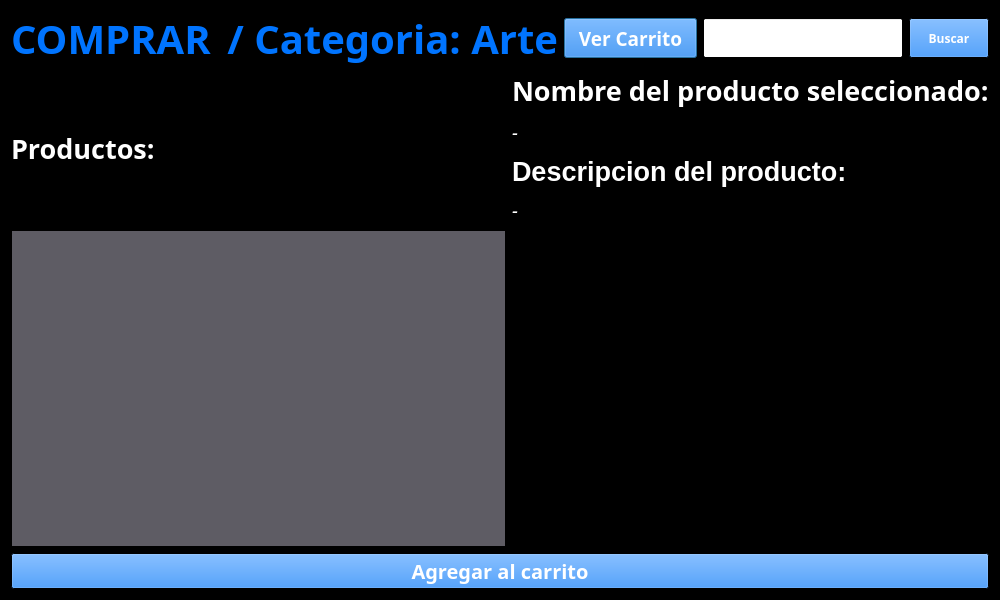
<?xml version="1.0" encoding="UTF-8"?>
<ui version="4.0">
 <class>VentanaCuartaria</class>
 <widget class="QDialog" name="VentanaCuartaria">
  <property name="geometry">
   <rect>
    <x>0</x>
    <y>0</y>
    <width>1000</width>
    <height>600</height>
   </rect>
  </property>
  <property name="minimumSize">
   <size>
    <width>1000</width>
    <height>600</height>
   </size>
  </property>
  <property name="maximumSize">
   <size>
    <width>1000</width>
    <height>600</height>
   </size>
  </property>
  <property name="palette">
   <palette>
    <active>
     <colorrole role="Base">
      <brush brushstyle="SolidPattern">
       <color alpha="255">
        <red>255</red>
        <green>255</green>
        <blue>255</blue>
       </color>
      </brush>
     </colorrole>
     <colorrole role="Window">
      <brush brushstyle="SolidPattern">
       <color alpha="255">
        <red>0</red>
        <green>0</green>
        <blue>0</blue>
       </color>
      </brush>
     </colorrole>
    </active>
    <inactive>
     <colorrole role="Base">
      <brush brushstyle="SolidPattern">
       <color alpha="255">
        <red>255</red>
        <green>255</green>
        <blue>255</blue>
       </color>
      </brush>
     </colorrole>
     <colorrole role="Window">
      <brush brushstyle="SolidPattern">
       <color alpha="255">
        <red>0</red>
        <green>0</green>
        <blue>0</blue>
       </color>
      </brush>
     </colorrole>
    </inactive>
    <disabled>
     <colorrole role="Base">
      <brush brushstyle="SolidPattern">
       <color alpha="255">
        <red>0</red>
        <green>0</green>
        <blue>0</blue>
       </color>
      </brush>
     </colorrole>
     <colorrole role="Window">
      <brush brushstyle="SolidPattern">
       <color alpha="255">
        <red>0</red>
        <green>0</green>
        <blue>0</blue>
       </color>
      </brush>
     </colorrole>
    </disabled>
   </palette>
  </property>
  <property name="windowTitle">
   <string>Ventana Terciaria</string>
  </property>
  <layout class="QVBoxLayout" name="verticalLayout">
   <item>
    <layout class="QVBoxLayout" name="verticalLayout_4">
     <item>
      <layout class="QHBoxLayout" name="horizontalLayout">
       <item>
        <widget class="QLabel" name="lVENDER">
         <property name="maximumSize">
          <size>
           <width>200</width>
           <height>16777215</height>
          </size>
         </property>
         <property name="palette">
          <palette>
           <active>
            <colorrole role="WindowText">
             <brush brushstyle="SolidPattern">
              <color alpha="255">
               <red>0</red>
               <green>116</green>
               <blue>255</blue>
              </color>
             </brush>
            </colorrole>
           </active>
           <inactive>
            <colorrole role="WindowText">
             <brush brushstyle="SolidPattern">
              <color alpha="255">
               <red>0</red>
               <green>116</green>
               <blue>255</blue>
              </color>
             </brush>
            </colorrole>
           </inactive>
           <disabled>
            <colorrole role="WindowText">
             <brush brushstyle="SolidPattern">
              <color alpha="255">
               <red>190</red>
               <green>190</green>
               <blue>190</blue>
              </color>
             </brush>
            </colorrole>
           </disabled>
          </palette>
         </property>
         <property name="font">
          <font>
           <family>San Francisco Display</family>
           <pointsize>30</pointsize>
           <weight>75</weight>
           <bold>true</bold>
          </font>
         </property>
         <property name="text">
          <string>COMPRAR</string>
         </property>
        </widget>
       </item>
       <item>
        <widget class="QLabel" name="label_2">
         <property name="palette">
          <palette>
           <active>
            <colorrole role="WindowText">
             <brush brushstyle="SolidPattern">
              <color alpha="255">
               <red>0</red>
               <green>116</green>
               <blue>255</blue>
              </color>
             </brush>
            </colorrole>
           </active>
           <inactive>
            <colorrole role="WindowText">
             <brush brushstyle="SolidPattern">
              <color alpha="255">
               <red>0</red>
               <green>116</green>
               <blue>255</blue>
              </color>
             </brush>
            </colorrole>
           </inactive>
           <disabled>
            <colorrole role="WindowText">
             <brush brushstyle="SolidPattern">
              <color alpha="255">
               <red>190</red>
               <green>190</green>
               <blue>190</blue>
              </color>
             </brush>
            </colorrole>
           </disabled>
          </palette>
         </property>
         <property name="font">
          <font>
           <family>San Francisco Display</family>
           <pointsize>30</pointsize>
           <weight>75</weight>
           <bold>true</bold>
          </font>
         </property>
         <property name="text">
          <string> / Categoria: Arte</string>
         </property>
        </widget>
       </item>
       <item>
        <widget class="QPushButton" name="pVerCarrito">
         <property name="maximumSize">
          <size>
           <width>170</width>
           <height>40</height>
          </size>
         </property>
         <property name="palette">
          <palette>
           <active>
            <colorrole role="Button">
             <brush brushstyle="SolidPattern">
              <color alpha="255">
               <red>0</red>
               <green>116</green>
               <blue>255</blue>
              </color>
             </brush>
            </colorrole>
            <colorrole role="ButtonText">
             <brush brushstyle="SolidPattern">
              <color alpha="255">
               <red>255</red>
               <green>255</green>
               <blue>255</blue>
              </color>
             </brush>
            </colorrole>
           </active>
           <inactive>
            <colorrole role="Button">
             <brush brushstyle="SolidPattern">
              <color alpha="255">
               <red>0</red>
               <green>116</green>
               <blue>255</blue>
              </color>
             </brush>
            </colorrole>
            <colorrole role="ButtonText">
             <brush brushstyle="SolidPattern">
              <color alpha="255">
               <red>255</red>
               <green>255</green>
               <blue>255</blue>
              </color>
             </brush>
            </colorrole>
           </inactive>
           <disabled>
            <colorrole role="Button">
             <brush brushstyle="SolidPattern">
              <color alpha="255">
               <red>0</red>
               <green>116</green>
               <blue>255</blue>
              </color>
             </brush>
            </colorrole>
            <colorrole role="ButtonText">
             <brush brushstyle="SolidPattern">
              <color alpha="255">
               <red>190</red>
               <green>190</green>
               <blue>190</blue>
              </color>
             </brush>
            </colorrole>
           </disabled>
          </palette>
         </property>
         <property name="font">
          <font>
           <family>San Francisco Display</family>
           <pointsize>14</pointsize>
           <weight>75</weight>
           <bold>true</bold>
          </font>
         </property>
         <property name="text">
          <string>Ver Carrito</string>
         </property>
        </widget>
       </item>
       <item>
        <widget class="QLineEdit" name="lBuscar">
         <property name="minimumSize">
          <size>
           <width>100</width>
           <height>0</height>
          </size>
         </property>
         <property name="maximumSize">
          <size>
           <width>200</width>
           <height>40</height>
          </size>
         </property>
        </widget>
       </item>
       <item>
        <widget class="QPushButton" name="pBuscar">
         <property name="maximumSize">
          <size>
           <width>80</width>
           <height>40</height>
          </size>
         </property>
         <property name="palette">
          <palette>
           <active>
            <colorrole role="Button">
             <brush brushstyle="SolidPattern">
              <color alpha="255">
               <red>0</red>
               <green>116</green>
               <blue>255</blue>
              </color>
             </brush>
            </colorrole>
            <colorrole role="ButtonText">
             <brush brushstyle="SolidPattern">
              <color alpha="255">
               <red>255</red>
               <green>255</green>
               <blue>255</blue>
              </color>
             </brush>
            </colorrole>
            <colorrole role="Highlight">
             <brush brushstyle="SolidPattern">
              <color alpha="255">
               <red>0</red>
               <green>116</green>
               <blue>255</blue>
              </color>
             </brush>
            </colorrole>
           </active>
           <inactive>
            <colorrole role="Button">
             <brush brushstyle="SolidPattern">
              <color alpha="255">
               <red>0</red>
               <green>116</green>
               <blue>255</blue>
              </color>
             </brush>
            </colorrole>
            <colorrole role="ButtonText">
             <brush brushstyle="SolidPattern">
              <color alpha="255">
               <red>255</red>
               <green>255</green>
               <blue>255</blue>
              </color>
             </brush>
            </colorrole>
            <colorrole role="Highlight">
             <brush brushstyle="SolidPattern">
              <color alpha="255">
               <red>0</red>
               <green>116</green>
               <blue>255</blue>
              </color>
             </brush>
            </colorrole>
           </inactive>
           <disabled>
            <colorrole role="Button">
             <brush brushstyle="SolidPattern">
              <color alpha="255">
               <red>0</red>
               <green>116</green>
               <blue>255</blue>
              </color>
             </brush>
            </colorrole>
            <colorrole role="ButtonText">
             <brush brushstyle="SolidPattern">
              <color alpha="255">
               <red>190</red>
               <green>190</green>
               <blue>190</blue>
              </color>
             </brush>
            </colorrole>
            <colorrole role="Highlight">
             <brush brushstyle="SolidPattern">
              <color alpha="255">
               <red>145</red>
               <green>145</green>
               <blue>145</blue>
              </color>
             </brush>
            </colorrole>
           </disabled>
          </palette>
         </property>
         <property name="font">
          <font>
           <family>San Francisco Display</family>
           <weight>75</weight>
           <bold>true</bold>
          </font>
         </property>
         <property name="text">
          <string>Buscar</string>
         </property>
        </widget>
       </item>
      </layout>
     </item>
    </layout>
   </item>
   <item>
    <layout class="QGridLayout" name="gridLayout">
     <item row="1" column="0">
      <widget class="QListView" name="listView">
       <property name="palette">
        <palette>
         <active>
          <colorrole role="WindowText">
           <brush brushstyle="SolidPattern">
            <color alpha="255">
             <red>255</red>
             <green>255</green>
             <blue>255</blue>
            </color>
           </brush>
          </colorrole>
          <colorrole role="Button">
           <brush brushstyle="SolidPattern">
            <color alpha="255">
             <red>154</red>
             <green>153</green>
             <blue>150</blue>
            </color>
           </brush>
          </colorrole>
          <colorrole role="Light">
           <brush brushstyle="SolidPattern">
            <color alpha="255">
             <red>154</red>
             <green>153</green>
             <blue>150</blue>
            </color>
           </brush>
          </colorrole>
          <colorrole role="Text">
           <brush brushstyle="SolidPattern">
            <color alpha="255">
             <red>255</red>
             <green>255</green>
             <blue>255</blue>
            </color>
           </brush>
          </colorrole>
          <colorrole role="BrightText">
           <brush brushstyle="SolidPattern">
            <color alpha="255">
             <red>255</red>
             <green>255</green>
             <blue>255</blue>
            </color>
           </brush>
          </colorrole>
          <colorrole role="ButtonText">
           <brush brushstyle="SolidPattern">
            <color alpha="255">
             <red>255</red>
             <green>255</green>
             <blue>255</blue>
            </color>
           </brush>
          </colorrole>
          <colorrole role="Base">
           <brush brushstyle="SolidPattern">
            <color alpha="255">
             <red>94</red>
             <green>92</green>
             <blue>100</blue>
            </color>
           </brush>
          </colorrole>
          <colorrole role="Highlight">
           <brush brushstyle="SolidPattern">
            <color alpha="255">
             <red>0</red>
             <green>116</green>
             <blue>255</blue>
            </color>
           </brush>
          </colorrole>
          <colorrole role="ToolTipText">
           <brush brushstyle="SolidPattern">
            <color alpha="255">
             <red>255</red>
             <green>255</green>
             <blue>255</blue>
            </color>
           </brush>
          </colorrole>
          <colorrole role="PlaceholderText">
           <brush brushstyle="SolidPattern">
            <color alpha="128">
             <red>255</red>
             <green>255</green>
             <blue>255</blue>
            </color>
           </brush>
          </colorrole>
         </active>
         <inactive>
          <colorrole role="WindowText">
           <brush brushstyle="SolidPattern">
            <color alpha="255">
             <red>255</red>
             <green>255</green>
             <blue>255</blue>
            </color>
           </brush>
          </colorrole>
          <colorrole role="Button">
           <brush brushstyle="SolidPattern">
            <color alpha="255">
             <red>154</red>
             <green>153</green>
             <blue>150</blue>
            </color>
           </brush>
          </colorrole>
          <colorrole role="Light">
           <brush brushstyle="SolidPattern">
            <color alpha="255">
             <red>154</red>
             <green>153</green>
             <blue>150</blue>
            </color>
           </brush>
          </colorrole>
          <colorrole role="Text">
           <brush brushstyle="SolidPattern">
            <color alpha="255">
             <red>255</red>
             <green>255</green>
             <blue>255</blue>
            </color>
           </brush>
          </colorrole>
          <colorrole role="BrightText">
           <brush brushstyle="SolidPattern">
            <color alpha="255">
             <red>255</red>
             <green>255</green>
             <blue>255</blue>
            </color>
           </brush>
          </colorrole>
          <colorrole role="ButtonText">
           <brush brushstyle="SolidPattern">
            <color alpha="255">
             <red>255</red>
             <green>255</green>
             <blue>255</blue>
            </color>
           </brush>
          </colorrole>
          <colorrole role="Base">
           <brush brushstyle="SolidPattern">
            <color alpha="255">
             <red>94</red>
             <green>92</green>
             <blue>100</blue>
            </color>
           </brush>
          </colorrole>
          <colorrole role="Highlight">
           <brush brushstyle="SolidPattern">
            <color alpha="255">
             <red>0</red>
             <green>116</green>
             <blue>255</blue>
            </color>
           </brush>
          </colorrole>
          <colorrole role="ToolTipText">
           <brush brushstyle="SolidPattern">
            <color alpha="255">
             <red>255</red>
             <green>255</green>
             <blue>255</blue>
            </color>
           </brush>
          </colorrole>
          <colorrole role="PlaceholderText">
           <brush brushstyle="SolidPattern">
            <color alpha="128">
             <red>255</red>
             <green>255</green>
             <blue>255</blue>
            </color>
           </brush>
          </colorrole>
         </inactive>
         <disabled>
          <colorrole role="WindowText">
           <brush brushstyle="SolidPattern">
            <color alpha="255">
             <red>190</red>
             <green>190</green>
             <blue>190</blue>
            </color>
           </brush>
          </colorrole>
          <colorrole role="Button">
           <brush brushstyle="SolidPattern">
            <color alpha="255">
             <red>154</red>
             <green>153</green>
             <blue>150</blue>
            </color>
           </brush>
          </colorrole>
          <colorrole role="Light">
           <brush brushstyle="SolidPattern">
            <color alpha="255">
             <red>154</red>
             <green>153</green>
             <blue>150</blue>
            </color>
           </brush>
          </colorrole>
          <colorrole role="Text">
           <brush brushstyle="SolidPattern">
            <color alpha="255">
             <red>190</red>
             <green>190</green>
             <blue>190</blue>
            </color>
           </brush>
          </colorrole>
          <colorrole role="BrightText">
           <brush brushstyle="SolidPattern">
            <color alpha="255">
             <red>255</red>
             <green>255</green>
             <blue>255</blue>
            </color>
           </brush>
          </colorrole>
          <colorrole role="ButtonText">
           <brush brushstyle="SolidPattern">
            <color alpha="255">
             <red>190</red>
             <green>190</green>
             <blue>190</blue>
            </color>
           </brush>
          </colorrole>
          <colorrole role="Base">
           <brush brushstyle="SolidPattern">
            <color alpha="255">
             <red>0</red>
             <green>0</green>
             <blue>0</blue>
            </color>
           </brush>
          </colorrole>
          <colorrole role="Highlight">
           <brush brushstyle="SolidPattern">
            <color alpha="255">
             <red>145</red>
             <green>145</green>
             <blue>145</blue>
            </color>
           </brush>
          </colorrole>
          <colorrole role="ToolTipText">
           <brush brushstyle="SolidPattern">
            <color alpha="255">
             <red>255</red>
             <green>255</green>
             <blue>255</blue>
            </color>
           </brush>
          </colorrole>
          <colorrole role="PlaceholderText">
           <brush brushstyle="SolidPattern">
            <color alpha="128">
             <red>0</red>
             <green>0</green>
             <blue>0</blue>
            </color>
           </brush>
          </colorrole>
         </disabled>
        </palette>
       </property>
       <property name="font">
        <font>
         <pointsize>17</pointsize>
        </font>
       </property>
      </widget>
     </item>
     <item row="0" column="0">
      <widget class="QLabel" name="label">
       <property name="palette">
        <palette>
         <active>
          <colorrole role="WindowText">
           <brush brushstyle="SolidPattern">
            <color alpha="255">
             <red>255</red>
             <green>255</green>
             <blue>255</blue>
            </color>
           </brush>
          </colorrole>
         </active>
         <inactive>
          <colorrole role="WindowText">
           <brush brushstyle="SolidPattern">
            <color alpha="255">
             <red>255</red>
             <green>255</green>
             <blue>255</blue>
            </color>
           </brush>
          </colorrole>
         </inactive>
         <disabled>
          <colorrole role="WindowText">
           <brush brushstyle="SolidPattern">
            <color alpha="255">
             <red>190</red>
             <green>190</green>
             <blue>190</blue>
            </color>
           </brush>
          </colorrole>
         </disabled>
        </palette>
       </property>
       <property name="font">
        <font>
         <family>San Francisco Display</family>
         <pointsize>20</pointsize>
         <weight>75</weight>
         <bold>true</bold>
        </font>
       </property>
       <property name="text">
        <string>Productos:</string>
       </property>
      </widget>
     </item>
     <item row="0" column="1">
      <layout class="QVBoxLayout" name="verticalLayout_2" stretch="0,0,0,0">
       <property name="spacing">
        <number>10</number>
       </property>
       <property name="sizeConstraint">
        <enum>QLayout::SetDefaultConstraint</enum>
       </property>
       <item>
        <widget class="QLabel" name="NombreLabel">
         <property name="maximumSize">
          <size>
           <width>500</width>
           <height>16777215</height>
          </size>
         </property>
         <property name="baseSize">
          <size>
           <width>500</width>
           <height>0</height>
          </size>
         </property>
         <property name="palette">
          <palette>
           <active>
            <colorrole role="WindowText">
             <brush brushstyle="SolidPattern">
              <color alpha="255">
               <red>255</red>
               <green>255</green>
               <blue>255</blue>
              </color>
             </brush>
            </colorrole>
           </active>
           <inactive>
            <colorrole role="WindowText">
             <brush brushstyle="SolidPattern">
              <color alpha="255">
               <red>255</red>
               <green>255</green>
               <blue>255</blue>
              </color>
             </brush>
            </colorrole>
           </inactive>
           <disabled>
            <colorrole role="WindowText">
             <brush brushstyle="SolidPattern">
              <color alpha="255">
               <red>190</red>
               <green>190</green>
               <blue>190</blue>
              </color>
             </brush>
            </colorrole>
           </disabled>
          </palette>
         </property>
         <property name="font">
          <font>
           <family>San Francisco Display</family>
           <pointsize>20</pointsize>
           <weight>75</weight>
           <bold>true</bold>
          </font>
         </property>
         <property name="text">
          <string>Nombre del producto seleccionado:</string>
         </property>
        </widget>
       </item>
       <item>
        <widget class="QLabel" name="TextLabel1">
         <property name="maximumSize">
          <size>
           <width>500</width>
           <height>16777215</height>
          </size>
         </property>
         <property name="baseSize">
          <size>
           <width>500</width>
           <height>0</height>
          </size>
         </property>
         <property name="palette">
          <palette>
           <active>
            <colorrole role="WindowText">
             <brush brushstyle="SolidPattern">
              <color alpha="255">
               <red>255</red>
               <green>255</green>
               <blue>255</blue>
              </color>
             </brush>
            </colorrole>
           </active>
           <inactive>
            <colorrole role="WindowText">
             <brush brushstyle="SolidPattern">
              <color alpha="255">
               <red>255</red>
               <green>255</green>
               <blue>255</blue>
              </color>
             </brush>
            </colorrole>
           </inactive>
           <disabled>
            <colorrole role="WindowText">
             <brush brushstyle="SolidPattern">
              <color alpha="255">
               <red>190</red>
               <green>190</green>
               <blue>190</blue>
              </color>
             </brush>
            </colorrole>
           </disabled>
          </palette>
         </property>
         <property name="font">
          <font>
           <family>San Francisco Display</family>
           <pointsize>14</pointsize>
           <weight>50</weight>
           <italic>true</italic>
           <bold>false</bold>
          </font>
         </property>
         <property name="text">
          <string>-</string>
         </property>
        </widget>
       </item>
       <item>
        <widget class="QLabel" name="DescripcionLabel">
         <property name="maximumSize">
          <size>
           <width>500</width>
           <height>16777215</height>
          </size>
         </property>
         <property name="baseSize">
          <size>
           <width>500</width>
           <height>0</height>
          </size>
         </property>
         <property name="palette">
          <palette>
           <active>
            <colorrole role="WindowText">
             <brush brushstyle="SolidPattern">
              <color alpha="255">
               <red>255</red>
               <green>255</green>
               <blue>255</blue>
              </color>
             </brush>
            </colorrole>
           </active>
           <inactive>
            <colorrole role="WindowText">
             <brush brushstyle="SolidPattern">
              <color alpha="255">
               <red>255</red>
               <green>255</green>
               <blue>255</blue>
              </color>
             </brush>
            </colorrole>
           </inactive>
           <disabled>
            <colorrole role="WindowText">
             <brush brushstyle="SolidPattern">
              <color alpha="255">
               <red>190</red>
               <green>190</green>
               <blue>190</blue>
              </color>
             </brush>
            </colorrole>
           </disabled>
          </palette>
         </property>
         <property name="font">
          <font>
           <pointsize>20</pointsize>
           <weight>75</weight>
           <bold>true</bold>
          </font>
         </property>
         <property name="text">
          <string>Descripcion del producto:</string>
         </property>
        </widget>
       </item>
       <item>
        <widget class="QLabel" name="TextLabel2">
         <property name="maximumSize">
          <size>
           <width>500</width>
           <height>16777215</height>
          </size>
         </property>
         <property name="baseSize">
          <size>
           <width>500</width>
           <height>0</height>
          </size>
         </property>
         <property name="palette">
          <palette>
           <active>
            <colorrole role="WindowText">
             <brush brushstyle="SolidPattern">
              <color alpha="255">
               <red>255</red>
               <green>255</green>
               <blue>255</blue>
              </color>
             </brush>
            </colorrole>
           </active>
           <inactive>
            <colorrole role="WindowText">
             <brush brushstyle="SolidPattern">
              <color alpha="255">
               <red>255</red>
               <green>255</green>
               <blue>255</blue>
              </color>
             </brush>
            </colorrole>
           </inactive>
           <disabled>
            <colorrole role="WindowText">
             <brush brushstyle="SolidPattern">
              <color alpha="255">
               <red>190</red>
               <green>190</green>
               <blue>190</blue>
              </color>
             </brush>
            </colorrole>
           </disabled>
          </palette>
         </property>
         <property name="font">
          <font>
           <family>San Francisco Display</family>
           <pointsize>14</pointsize>
           <weight>50</weight>
           <italic>true</italic>
           <bold>false</bold>
          </font>
         </property>
         <property name="text">
          <string>-</string>
         </property>
        </widget>
       </item>
      </layout>
     </item>
    </layout>
   </item>
   <item>
    <widget class="QPushButton" name="pCarrito">
     <property name="maximumSize">
      <size>
       <width>16777215</width>
       <height>40</height>
      </size>
     </property>
     <property name="palette">
      <palette>
       <active>
        <colorrole role="Button">
         <brush brushstyle="SolidPattern">
          <color alpha="255">
           <red>0</red>
           <green>116</green>
           <blue>255</blue>
          </color>
         </brush>
        </colorrole>
        <colorrole role="ButtonText">
         <brush brushstyle="SolidPattern">
          <color alpha="255">
           <red>255</red>
           <green>255</green>
           <blue>255</blue>
          </color>
         </brush>
        </colorrole>
       </active>
       <inactive>
        <colorrole role="Button">
         <brush brushstyle="SolidPattern">
          <color alpha="255">
           <red>0</red>
           <green>116</green>
           <blue>255</blue>
          </color>
         </brush>
        </colorrole>
        <colorrole role="ButtonText">
         <brush brushstyle="SolidPattern">
          <color alpha="255">
           <red>255</red>
           <green>255</green>
           <blue>255</blue>
          </color>
         </brush>
        </colorrole>
       </inactive>
       <disabled>
        <colorrole role="Button">
         <brush brushstyle="SolidPattern">
          <color alpha="255">
           <red>0</red>
           <green>116</green>
           <blue>255</blue>
          </color>
         </brush>
        </colorrole>
        <colorrole role="ButtonText">
         <brush brushstyle="SolidPattern">
          <color alpha="255">
           <red>190</red>
           <green>190</green>
           <blue>190</blue>
          </color>
         </brush>
        </colorrole>
       </disabled>
      </palette>
     </property>
     <property name="font">
      <font>
       <family>San Francisco Display</family>
       <pointsize>15</pointsize>
       <weight>75</weight>
       <bold>true</bold>
      </font>
     </property>
     <property name="text">
      <string>Agregar al carrito</string>
     </property>
    </widget>
   </item>
  </layout>
 </widget>
 <resources/>
 <connections/>
</ui>
